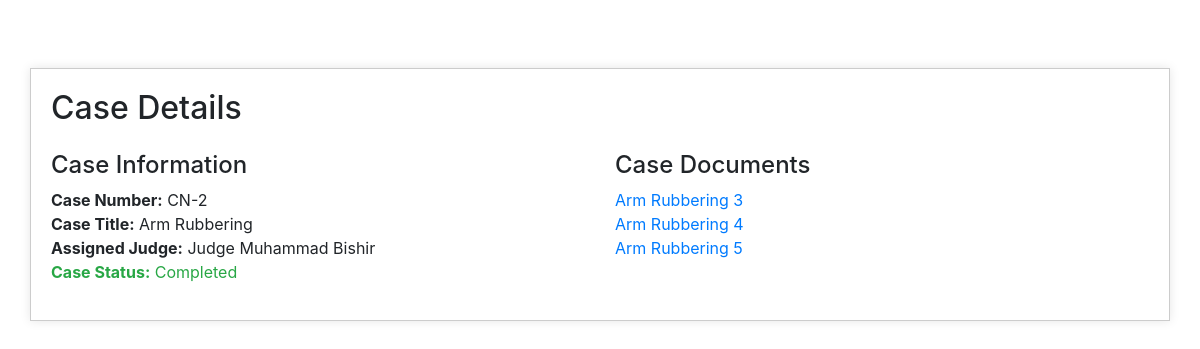
The page /case-view/2 (signed in) on the database its author committed.
### ccms/models.py (models this page shows, shortened)
class Scheduling(models.Model):
    case_number = models.CharField(max_length=10000, blank=True)
    case_title = models.CharField(max_length=10000, blank=True)
    case_time = models.CharField(max_length=100, blank=True)
    case_date = models.CharField(max_length=100, blank=True)
    judged = models.CharField(max_length=100, blank=True)
    case_status = models.BooleanField(True)
    def __str__(self):
        return self.case_title

class DocumentManagement(models.Model):
    doc_number = models.ForeignKey(Scheduling, on_delete=models.CASCADE)
    doc_id = models.IntegerField()
    document = models.FileField(upload_to='documents')

### ccms/views.py (the view)
# urls.py: path('case-view/<int:id>', views.case_view, name='case-view'),
def case_view(request, id):
    user = User.objects.get(username=request.user)
    cases = Scheduling.objects.get(id=id)
    documents = DocumentManagement.objects.filter(doc_id=id)
    context = {
        "case":cases,
        "documents": documents,
        "user": user
    }
    return render(request, 'case-view.html', context)

### templates/case-view.html (shortened to what this page needs)
<!DOCTYPE html>
<html lang="en">
<head>
    <link rel="stylesheet" href="https://maxcdn.bootstrapcdn.com/bootstrap/4.5.2/css/bootstrap.min.css">
</head>
<body>
    <div class="container my-5">
        <h2 class="mb-4">Case Details</h2>
        <div class="row">
            <div class="col-md-6">
                <h4>Case Information</h4>
                <ul class="list-unstyled">
                {% if case.case_number != '' %}
                    <li><strong>Case Number:</strong> {{case.case_number}}</li>
                    <li><strong>Case Title:</strong> {{case.case_title}}</li>
                    <li><strong>Assigned Judge:</strong> {{case.judged}}</li>
                    {% if case.case_status == False %}
                    <li class="text-danger"><strong>Case Status:</strong> In Progress</li>
                    {% else %}
                    <li class="text-success"><strong>Case Status:</strong> Completed</li>
                    {% endif %}
                {% else %}
                    <ul class="list-unstyled">
                        <h2 class="mb-4 text-danger">No Case Details</h2>
                    </ul>
                {% endif %}
                </ul>
            </div>
            <div class="col-md-6">
                <h4>Case Documents</h4>
                {% if case.case_number != '' %}
                <ul class="list-unstyled">
                    {% for doc in documents %}
                    <li><a href="{{doc.document.url}}">{{doc.doc_number}} {{doc.id}}</a></li>
                    {% endfor %}
                </ul>
                {% else %}
                    <ul class="list-unstyled">
                        <h2 class="mb-4 text-danger">No Case Details for Documents</h2>
                    </ul>
                {% endif %}
            </div>
        </div>
    </div>
</body>
</html>

### templates/case-view.html (style rules this page uses)
body { padding: 20px; }
.container { background-color: #fff; padding: 20px; border: 1px solid #ccc; box-shadow: 0 0 10px rgba(0, 0, 0, 0.1); }

### rows shown on the page
Scheduling: case_number "CN-2", case_title "Arm Rubbering", judged "Judge Muhammad Bishir"
DocumentManagement: doc_number "Arm Rubbering", id "3"
DocumentManagement: doc_number "Arm Rubbering", id "4"
DocumentManagement: doc_number "Arm Rubbering", id "5"
